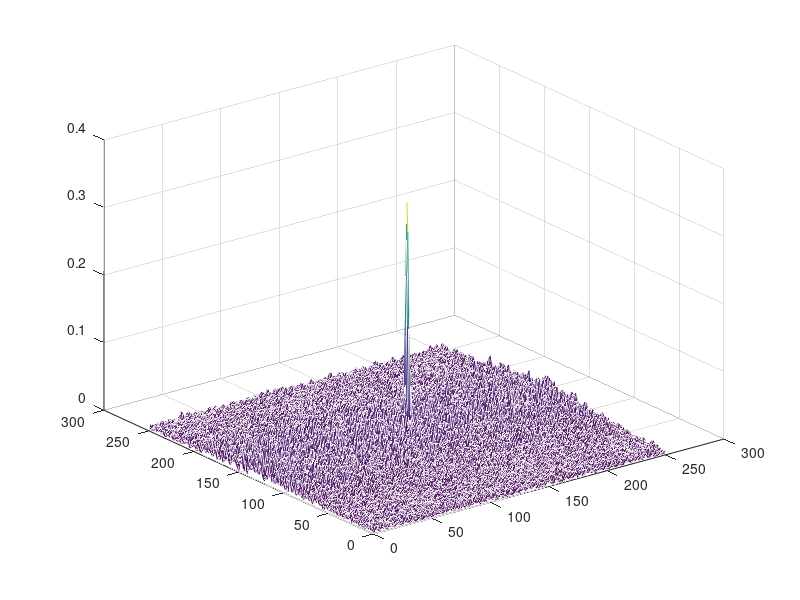
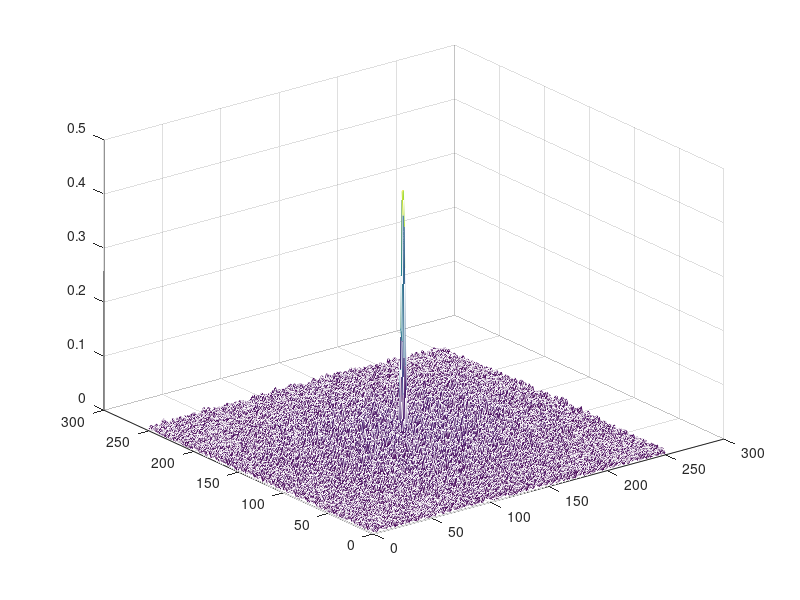
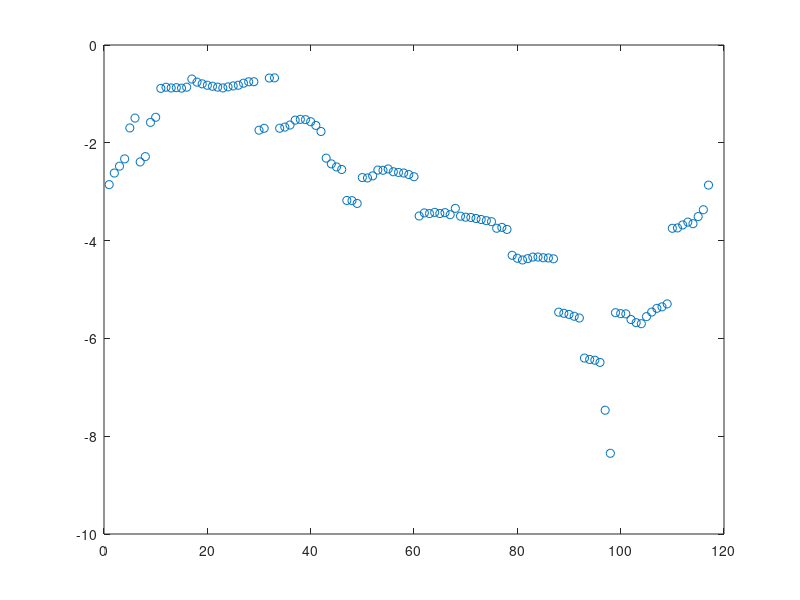
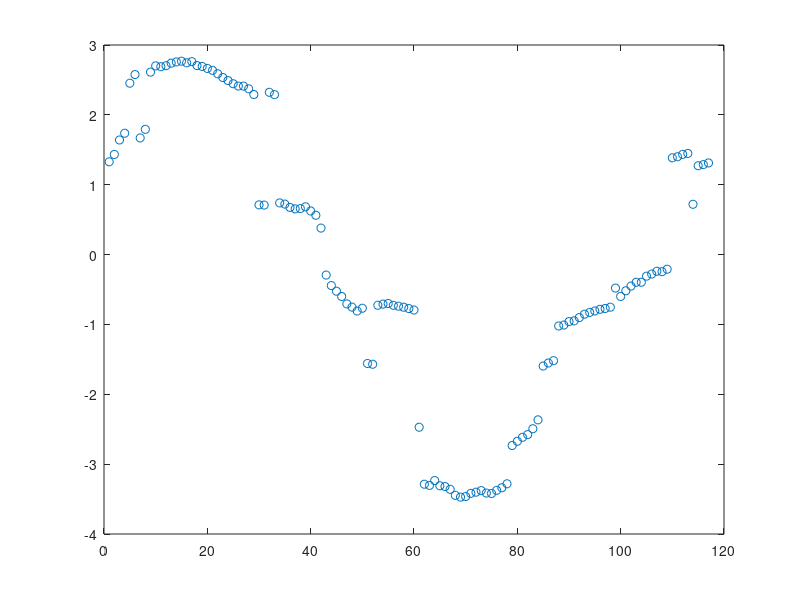

Here is the MATLAB script that generated these plots, in order:
%%
vals = importdata('22_23/original_have/values-rot-scale.txt');

[X,Y]=meshgrid(1:251,1:251);

mesh(X,Y,vals);
saveas(gcf,'22_23/original_have/shift_rot_scale','jpg');

%%
trans = importdata('22_23/original_have/afterFilter.txt');

[X,Y]=meshgrid(1:251,1:251);
mesh(X,Y,trans);
saveas(gcf,'22_23/original_have/shift_trans','jpg');

%%
xs = importdata('22_23/original_have/delta_xs.txt');
ys = importdata('22_23/original_have/delta_ys.txt');
idxs = 1:1:117;

plot(idxs,xs,'o');
saveas(gcf,'22_23/original_have/dxs','jpg');

plot(idxs,ys,'o');
saveas(gcf,'22_23/original_have/dys','jpg');